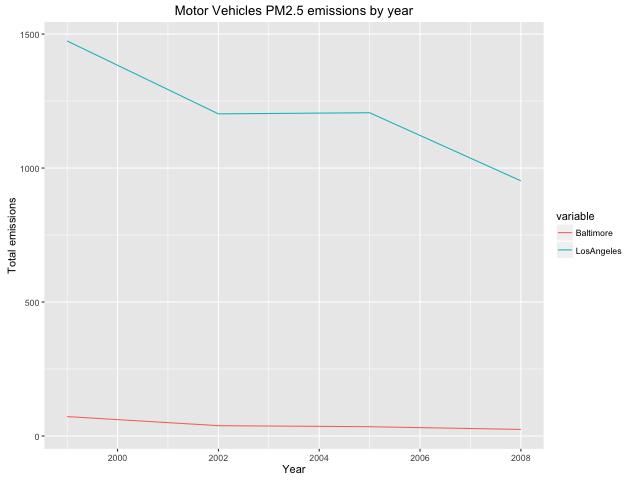

Reproduce this figure in R.
source("common.R")

require(reshape2)
# Compare emissions from motor vehicle sources in Baltimore City with emissions
# from motor vehicle sources in Los Angeles County, California (fips = 06037)).
# Which city has seen greater changes over time in motor vehicle emissions?

baltimore_fips   <- "24510"
los_angeles_fips <- "06037"

png(
  filename = "plot6.png", width = 640, height = 480, units = "px"
)

# join tables on SCC
pm25_summary_by_year_ba <-
  pm25 %>%
  filter(fips == baltimore_fips) %>%
  left_join(classification_codes) %>%
  filter( grepl(".*Vehicle.*", Short.Name, ignore.case = TRUE) ) %>%
  group_by(year) %>%
  summarise(Baltimore = sum(Emissions))

pm25_summary_by_year_la <-
  pm25 %>%
  filter(fips == los_angeles_fips) %>%
  left_join(classification_codes) %>%
  filter( grepl(".*Vehicle.*", Short.Name, ignore.case = TRUE) ) %>%
  group_by(year) %>%
  summarise(LosAngeles = sum(Emissions))

pm25_summary_by_year <-
  pm25_summary_by_year_ba %>%
  left_join(pm25_summary_by_year_la, by = "year")

pm25_summary_by_year <-
  melt(
    pm25_summary_by_year,
    id = "year",
    value.name = "pm25"
  )

qplot(
  year,
  pm25,
  colour = variable,
  data   = pm25_summary_by_year,
  geom   = "line",
  main   = "Motor Vehicles PM2.5 emissions by year",
  xlab   = "Year",
  ylab   = "Total emissions"
)

dev.off()
